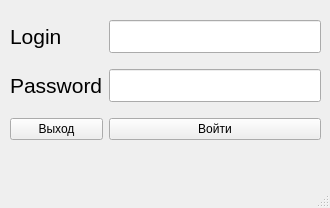
<?xml version="1.0" encoding="UTF-8"?>
<ui version="4.0">
 <class>MainWindow</class>
 <widget class="QMainWindow" name="MainWindow">
  <property name="geometry">
   <rect>
    <x>0</x>
    <y>0</y>
    <width>330</width>
    <height>208</height>
   </rect>
  </property>
  <property name="windowTitle">
   <string>Login</string>
  </property>
  <widget class="QWidget" name="centralwidget">
   <widget class="QWidget" name="gridLayoutWidget">
    <property name="geometry">
     <rect>
      <x>10</x>
      <y>10</y>
      <width>311</width>
      <height>141</height>
     </rect>
    </property>
    <layout class="QGridLayout" name="gridLayout">
     <item row="0" column="0">
      <widget class="QLabel" name="label">
       <property name="font">
        <font>
         <pointsize>16</pointsize>
        </font>
       </property>
       <property name="text">
        <string>Login</string>
       </property>
      </widget>
     </item>
     <item row="1" column="0">
      <widget class="QLabel" name="label_2">
       <property name="font">
        <font>
         <pointsize>16</pointsize>
        </font>
       </property>
       <property name="text">
        <string>Password</string>
       </property>
      </widget>
     </item>
     <item row="1" column="1">
      <widget class="QLineEdit" name="lineEdit_2">
       <property name="font">
        <font>
         <pointsize>16</pointsize>
        </font>
       </property>
       <property name="echoMode">
        <enum>QLineEdit::Password</enum>
       </property>
      </widget>
     </item>
     <item row="0" column="1">
      <widget class="QLineEdit" name="lineEdit">
       <property name="font">
        <font>
         <pointsize>16</pointsize>
        </font>
       </property>
      </widget>
     </item>
     <item row="2" column="0">
      <widget class="QPushButton" name="pushButton">
       <property name="text">
        <string>Выход</string>
       </property>
      </widget>
     </item>
     <item row="2" column="1">
      <widget class="QPushButton" name="pushButton_2">
       <property name="text">
        <string>Войти</string>
       </property>
      </widget>
     </item>
    </layout>
   </widget>
  </widget>
  <widget class="QMenuBar" name="menubar">
   <property name="geometry">
    <rect>
     <x>0</x>
     <y>0</y>
     <width>330</width>
     <height>26</height>
    </rect>
   </property>
  </widget>
  <widget class="QStatusBar" name="statusbar"/>
 </widget>
 <resources/>
 <connections/>
</ui>
